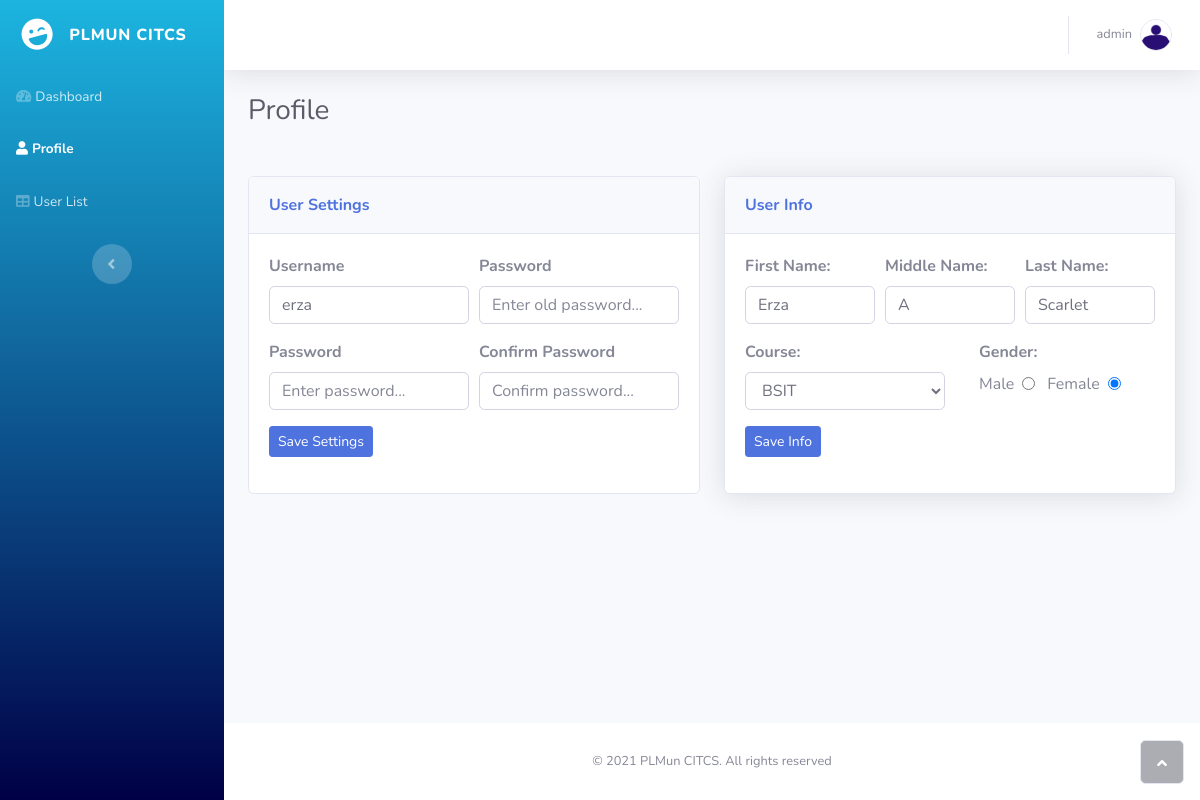
The page /admin/profile.php?id=4 (signed in) on the database its author committed.
### tables this page shows
CREATE TABLE IF NOT EXISTS `user_info` (
  `info_id` int(11) NOT NULL AUTO_INCREMENT,
  `user_id` int(11) NOT NULL,
  `fname` text NOT NULL,
  `mname` text,
  `lname` text NOT NULL,
  `course` text NOT NULL,
  `gender` text NOT NULL,
  `status` text,
  `academic_year` text,
  `date_created` date NOT NULL,
  PRIMARY KEY (`info_id`)
);

CREATE TABLE IF NOT EXISTS `users` (
  `user_id` int(11) NOT NULL AUTO_INCREMENT,
  `username` varchar(16) NOT NULL,
  `password` varchar(100) NOT NULL,
  `level` int(11) NOT NULL,
  `date_created` date NOT NULL,
  PRIMARY KEY (`user_id`)
);

### includes/class/functions.php (called while the page is built, shortened)
<?php
class functions
{
	public function connection()
	{
		$pdo = new PDO("mysql:host=localhost;dbname=ojt;",'root','');
		return $pdo;
	}
}
?>

### includes/class/userprofile.php (the view, shortened to what this page needs)
<?php
    if(isset($_GET['id'])){
        $sql = $fn->connection()->prepare("SELECT * FROM users INNER JOIN user_info ON users.user_id = user_info.user_id WHERE users.user_id = ?");
        $sql->execute([$_GET['id']]);
        $col = $sql->fetch(PDO::FETCH_ASSOC);
        echo '<div class="container-fluid">
        <h3 class="text-dark mb-5">Profile</h3>
        <div class="row mb-3">
            <div class="col-lg-6">
                  <div class="card mb-3">
                    <div class="card-header py-3">
                        <p class="text-primary m-0 font-weight-bold">User Settings</p>
                    </div>
                    <div class="card-body">
                        <form method="POST" action="">
                            <div class="form-row">
                                <div class="col">
                                    <div class="form-group"><label for="username"><strong>Username</strong></label><input class="form-control" type="text" placeholder="'.$col["username"].'" name="username" value="'.$col["username"].'" required autocomplete="off"></div>
                                </div>
                                <div class="col">
                                    <div class="form-group">
                                      <label for="oldpass"><strong>Password</strong></label>
                                      <input class="form-control" type="password" placeholder="Enter old password..." name="oldpass" required></div>
                                </div>
                            </div>
                            <div class="form-row">
                                <div class="col">
                                    <div class="form-group">
                                      <label for="pass"><strong>Password</strong></label>
                                      <input class="form-control" type="password" placeholder="Enter password..." name="pass" required></div>
                                </div>
                                <div class="col">
                                    <div class="repass"><label for="last_name"><strong>Confirm Password</strong></label><input class="form-control" type="password" placeholder="Confirm password..." name="cpass" required></div>
                                </div>
                            </div>
                            <div class="form-group">
                                <button class="btn btn-primary btn-sm" type="submit" name="UpdatePass">Save Settings</button>
                            </div>
                            '.$fn->update_account().'
                        </form>
                    </div>
                </div>
            </div>
            <div class="col-lg-6">
                <div class="row">
                    <div class="col">
                        <div class="card shadow">
                            <div class="card-header py-3">
                                <p class="text-primary m-0 font-weight-bold">User Info</p>
                            </div>
                            <div class="card-body">
                                <form method="POST" action="">
                                    <div class="form-row">
                                      <div class="col">
                                        <div class="form-group">
                                          <label for="fname"><strong>First Name:</strong></label>
                                          <input class="form-control" type="text" placeholder="'.$col['fname'].'" name="fname" value="'.$col['fname'].'" autocomplete="off" required>
                                        </div>
                                      </div>
                                      <div class="col">
                                        <div class="form-group">
                                          <label for="mname"><strong>Middle Name:</strong></label>
                                          <input class="form-control" type="text" placeholder="'.$col['mname'].'" name="mname" value="'.$col['mname'].'" autocomplete="off" required>
                                        </div>
                                      </div>
                                      <div class="col">
                                        <div class="form-group">
                                          <label for="lname"><strong>Last Name:</strong></label>
                                          <input class="form-control" type="text" placeholder="'.$col['lname'].'" name="lname"  value="'.$col['lname'].'"autocomplete="off" required>
                                        </div>
                                      </div>
                                    </div>
                                    <div class="form-row">
                                        <div class="col">
                                            <div class="form-group">
                                              <label for="course"><strong>Course:</strong></label>
                                              <select class="form-control" name="course">
                                                <option disabled selected>Select Course</option>';?>
                                                <option value ="BSIT" <?php if($col["course"]=="BSIT") echo 'selected = "selected"'; ?>>BSIT</option>
                                              <?php echo'</select>
                                            </div>
                                        </div>
                                        <div class="col">
                                          <span class="ml-4"><strong>Gender:</strong></span>
                                              <br>
                                            <div class="form-inline ml-3 mt-2">
                                              <label class="mx-2 form-check-label" for="male"> Male </label>
                                              '; ?>
                                              <input class="form-check-input" type="radio" name="gender" id="male" value="Male" <?php if($col["gender"]=="Male") echo 'checked'; ?>>
                                              <label class="mx-2 form-check-label" for="female"> Female </label>
                                              <input class="form-group-input" type="radio" name="gender" id="female" value="Female" <?php if($col["gender"]=="Female") echo 'checked'; ?>>
                                              <?php echo'
                                             </div>
                                        </div>
                                    </div>
                                    <div class="form-group">
                                      <button class="btn btn-primary btn-sm" type="submit" name="UpdateUserInfo">Save&nbsp;Info</button>
                                    </div>
                                    '.$fn->update_account().'
                                </form>
                            </div>
                        </div>
                    </div>
                </div>
            </div>
        </div>
    </div>';
    }
?>

### rows shown on the page
user_info: username "erza", fname "Erza", mname "A", lname "Scarlet", course "BSIT", gender "☐ Male", gender "☑ Female"

### other values the page prints
$_SESSION['user'] "admin"
